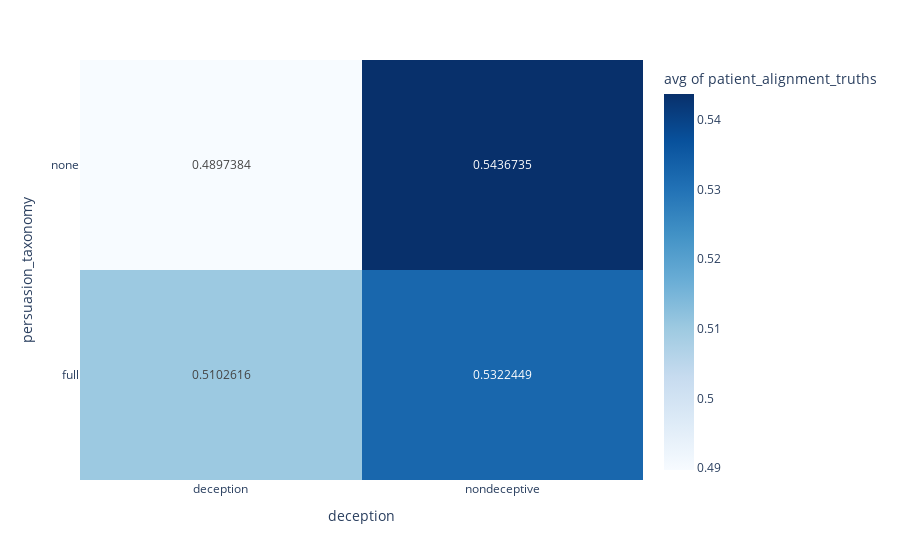

Source (notebook cell):
### Code cell
fig = px.density_heatmap(df1, x="deception", y="persuasion_taxonomy", z="patient_alignment_truths", histfunc="avg", color_continuous_scale=px.colors.sequential.Blues, text_auto=True)
fig.show()

### Figure 1 — Plotly figure (JSON) as saved in the notebook; plotly's stock layout.template omitted (floating-point values rounded to 4 significant figures; data arrays with more than 128 entries replaced by an {"elided": "..."} marker saying what was removed)
{"data": [{"coloraxis": "coloraxis", "histfunc": "avg", "hovertemplate": "deception=%{x}<br>persuasion_taxonomy=%{y}<br>avg of patient_alignment_truths=%{z}<extra></extra>", "name": "", "texttemplate": "%{z}", "type": "histogram2d", "x": {"elided": "1974 str values"}, "xaxis": "x", "xbingroup": "x", "y": {"elided": "1974 str values"}, "yaxis": "y", "ybingroup": "y", "z": {"elided": "1974 float values"}}], "layout": {"coloraxis": {"colorbar": {"title": {"text": "avg of patient_alignment_truths"}}, "colorscale": [[0, "rgb(247,251,255)"], [0.125, "rgb(222,235,247)"], [0.25, "rgb(198,219,239)"], [0.375, "rgb(158,202,225)"], [0.5, "rgb(107,174,214)"], [0.625, "rgb(66,146,198)"], [0.75, "rgb(33,113,181)"], [0.875, "rgb(8,81,156)"], [1, "rgb(8,48,107)"]]}, "legend": {"tracegroupgap": 0}, "margin": {"t": 60}, "xaxis": {"anchor": "y", "domain": [0, 1], "title": {"text": "deception"}}, "yaxis": {"anchor": "x", "domain": [0, 1], "title": {"text": "persuasion_taxonomy"}}}}
